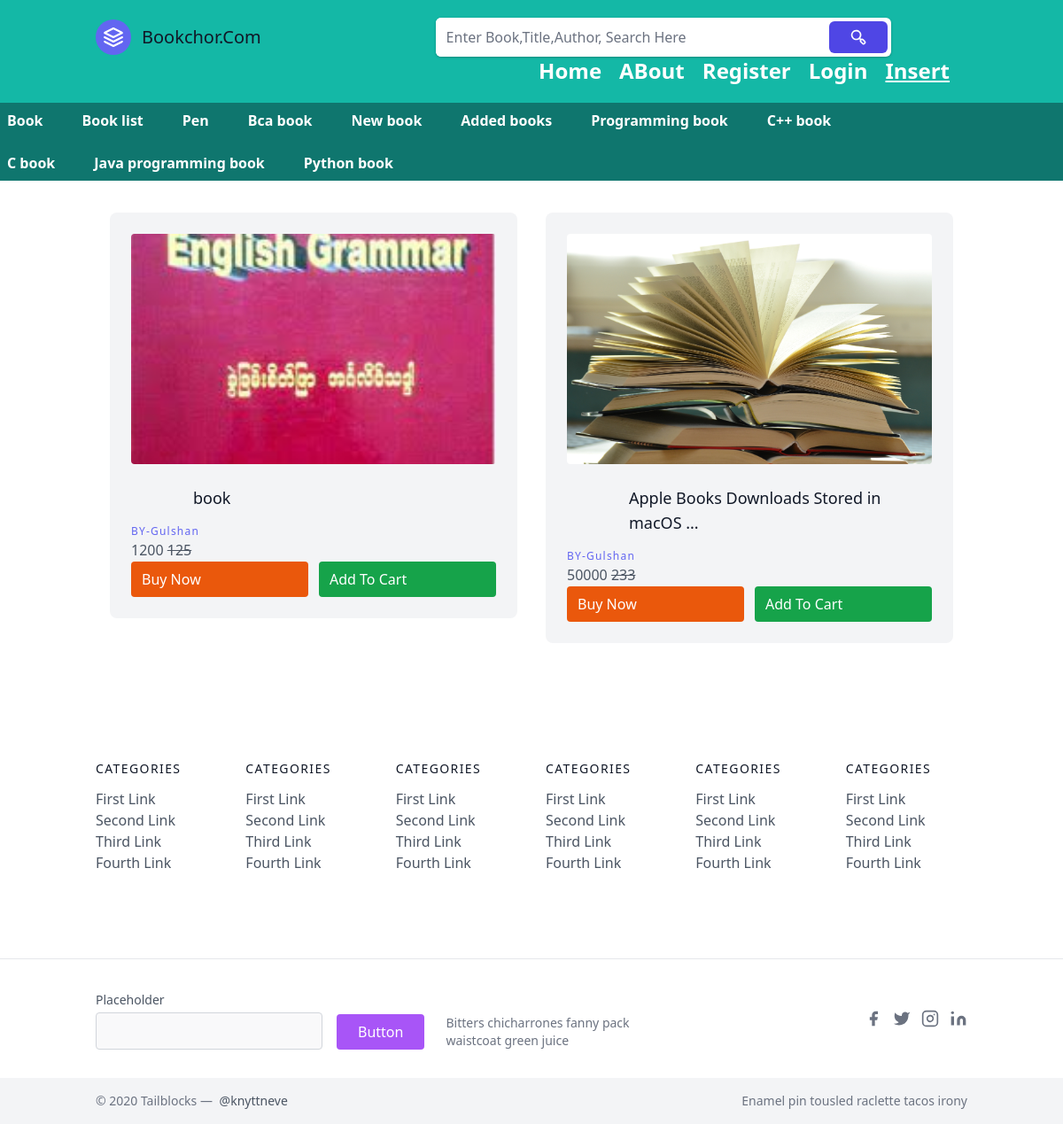
Page /generous/1/ on the committed database.
### book/models.py (models this page shows, shortened)
class Generous(models.Model):
    cat_title = models.CharField(max_length=200)
    cat_description = models.TextField()

class Books(models.Model):
    title = models.CharField(max_length=200)
    author = models.CharField(max_length=200)
    status = models.CharField(max_length=200)
    generous = models.ForeignKey(Generous,on_delete=models.CASCADE)
    isbn = models.IntegerField()
    description = models.TextField()
    price = models.IntegerField()
    discount_price = models.IntegerField()
    image = models.ImageField(upload_to="images/",null=True,blank=True)

### book/views.py (the view)
def viewPost(r,cat_id):
    data = {}
    data['generous'] = Generous.objects.all()
    data['create'] = Books.objects.filter(generous=cat_id)
    return render(r,"home.html",data)

### templates/home.html (shortened to what this page needs)
{% extends 'base.html'%}
{% block content %}
<header class="text-gray-600 body-font bg-teal-700 text-white sticky-top">
    <div class="container p-2">
        <nav class="md:ml-auto md:mr-auto flex flex-wrap text-base justify-start gap-6">
            {% for data in generous %}
            <a href="{% url 'generous' data.id %}" class="mr-5 text-white-600 hover:text-red-600 font-semibold">{{data.cat_title|capfirst}} </a>
            {% endfor %}
        </nav>
    </div>
</header>
<section class="text-gray-600 body-font">
    <div class="container px-5 py-5 mx-auto">
        <div class="flex flex-wrap ">
            {% for data in create %}
            <div class="xl:w-1/4 md:w-1/2 p-4">
                <div class="bg-gray-100 p-6 rounded-lg ">
                    <img class="h-40 rounded w-full object-cover object-center mb-6 " style=" height: 260px;"
                        src="{{data.image.url}}" alt="content">
                    <h2 class="text-lg text-gray-900 font-medium title-font mb-4" style="margin-left: 70px;">
                        {{data.title}}</h2>
                    <h3 class="tracking-widest text-indigo-500 text-xs font-medium title-font">BY-{{data.author}}</h3>
                    <p class="leading-relaxed text-base">{{data.price}} <del>{{data.discount_price}}</del></p>
                    <div class="flex gap-3">
                        <a href="{% url 'singlePost' data.id %}"
                            class="bg-orange-600 text-white w-full py-2 rounded px-3">Buy Now</a>
                        <a href="{% url 'singlePost' data.id %}"
                            class="bg-green-600 text-white w-full py-2 rounded px-3">Add To Cart</a>
                    </div>
                </div>
            </div>
            {% endfor %}
        </div>
    </div>
</section>
{% endblock %}

### templates/base.html (shortened to what this page needs)
<!DOCTYPE html>
<html lang="en">
<head>
    <link rel="stylesheet" href="https://cdn.jsdelivr.net/npm/bootstrap-icons@1.10.3/font/bootstrap-icons.css">
    <script src="https://cdn.tailwindcss.com"></script>
</head>
<body>
    <header class="text-gray-600 body-font bg-teal-500">
        <div class="container mx-auto flex flex-wrap p-5 flex-col md:flex-row items-center">
            <a class="flex title-font font-medium items-center text-gray-900 mb-4 md:mb-0">
                <svg xmlns="http://www.w3.org/2000/svg" fill="none" stroke="currentColor" stroke-linecap="round"
                    stroke-linejoin="round" stroke-width="2" class="w-10 h-10 text-white p-2 bg-indigo-500 rounded-full"
                    viewBox="0 0 24 24">
                    <path d="M12 2L2 7l10 5 10-5-10-5zM2 17l10 5 10-5M2 12l10 5 10-5"></path>
                </svg>
                <span class="ml-3 text-xl">Bookchor.Com</span>
            </a>
            <form action="{% url 'search' %}" method="get" style="margin-left: 20%;">
                <div class="flex justify-between overflow-hidden rounded-md bg-white shadow shadow-black/20">
                    <input type="text" class="block w-full flex-1 py-2 px-3 focus:outline-none placeholder-gray-500 placeholder-opacity-100" name="search" size="40" placeholder="Enter Book,Title,Author, Search Here"/>
                    <span
                        class="m-1 inline-flex cursor-pointer items-center rounded-md bg-indigo-600 px-2 py-2 hover:bg-yellow-700">
                    </span>
                </div>
            </form>
            <nav class="ml-auto flex flex-wrap items-center text-base justify-center">
                <a class="mr-5 hover:text-teal-900 text-teal-700 font-semibold text-white text-2xl font-semibold" href="{% url 'homepage' %}">Home</a>
                <a class="mr-5 hover:text-teal-900 text-teal-700 font-semibold text-white text-2xl font-semibold" href="">ABout</a>
                {% if user.is_authenticated %}
                <a class="mr-5 hover:text-teal-900 text-teal-700 font-semibold text-white text-2xl font-semibold" href="">Logout</a>
                {% else %}
                <a class="mr-5 hover:text-teal-900 text-teal-700 font-semibold text-white text-2xl font-semibold" href="">Register</a>
                <a class="mr-5 hover:text-teal-900 text-teal-700 font-semibold text-white text-2xl font-semibold" href="">Login</a>
                {% endif %}
                <a class="mr-5 hover:text-teal-900 text-teal-700 font-semibold text-white text-2xl font-semibold underline" href="{% url 'insertpage' %}">Insert</a>
            </nav>
        </div>
    </header>
    {% block content %}{% endblock %}
    <footer class="text-gray-600 body-font">
        <div class="container px-5 py-24 mx-auto">
            <div class="flex flex-wrap md:text-left text-center -mb-10 -mx-4">
                <div class="lg:w-1/6 md:w-1/2 w-full px-4">
                    <h2 class="title-font font-medium text-gray-900 tracking-widest text-sm mb-3">CATEGORIES</h2>
                    <nav class="list-none mb-10">
                        <li>
                            <a class="text-gray-600 hover:text-gray-800">First Link</a>
                        </li>
                        <li>
                            <a class="text-gray-600 hover:text-gray-800">Second Link</a>
                        </li>
                        <li>
                            <a class="text-gray-600 hover:text-gray-800">Third Link</a>
                        </li>
                        <li>
                            <a class="text-gray-600 hover:text-gray-800">Fourth Link</a>
                        </li>
                    </nav>
                </div>
                <div class="lg:w-1/6 md:w-1/2 w-full px-4">
                    <h2 class="title-font font-medium text-gray-900 tracking-widest text-sm mb-3">CATEGORIES</h2>
                    <nav class="list-none mb-10">
                        <li>
                            <a class="text-gray-600 hover:text-gray-800">First Link</a>
                        </li>
                        <li>
                            <a class="text-gray-600 hover:text-gray-800">Second Link</a>
                        </li>
                        <li>
                            <a class="text-gray-600 hover:text-gray-800">Third Link</a>
                        </li>
                        <li>
                            <a class="text-gray-600 hover:text-gray-800">Fourth Link</a>
                        </li>
                    </nav>
                </div>
                <div class="lg:w-1/6 md:w-1/2 w-full px-4">
                    <h2 class="title-font font-medium text-gray-900 tracking-widest text-sm mb-3">CATEGORIES</h2>
                    <nav class="list-none mb-10">
                        <li>
                            <a class="text-gray-600 hover:text-gray-800">First Link</a>
                        </li>
                        <li>
                            <a class="text-gray-600 hover:text-gray-800">Second Link</a>
                        </li>
                        <li>
                            <a class="text-gray-600 hover:text-gray-800">Third Link</a>
                        </li>
                        <li>
                            <a class="text-gray-600 hover:text-gray-800">Fourth Link</a>
                        </li>
                    </nav>
                </div>
                <div class="lg:w-1/6 md:w-1/2 w-full px-4">
                    <h2 class="title-font font-medium text-gray-900 tracking-widest text-sm mb-3">CATEGORIES</h2>
                    <nav class="list-none mb-10">
                        <li>
                            <a class="text-gray-600 hover:text-gray-800">First Link</a>
                        </li>
                        <li>
                            <a class="text-gray-600 hover:text-gray-800">Second Link</a>
                        </li>
                        <li>
                            <a class="text-gray-600 hover:text-gray-800">Third Link</a>
                        </li>
                        <li>
                            <a class="text-gray-600 hover:text-gray-800">Fourth Link</a>
                        </li>
                    </nav>
                </div>
                <div class="lg:w-1/6 md:w-1/2 w-full px-4">
                    <h2 class="title-font font-medium text-gray-900 tracking-widest text-sm mb-3">CATEGORIES</h2>
                    <nav class="list-none mb-10">
                        <li>
                            <a class="text-gray-600 hover:text-gray-800">First Link</a>
                        </li>
                        <li>
                            <a class="text-gray-600 hover:text-gray-800">Second Link</a>
                        </li>
                        <li>
                            <a class="text-gray-600 hover:text-gray-800">Third Link</a>
                        </li>
                        <li>
                            <a class="text-gray-600 hover:text-gray-800">Fourth Link</a>
                        </li>
                    </nav>
                </div>
                <div class="lg:w-1/6 md:w-1/2 w-full px-4">
                    <h2 class="title-font font-medium text-gray-900 tracking-widest text-sm mb-3">CATEGORIES</h2>
                    <nav class="list-none mb-10">
                        <li>
                            <a class="text-gray-600 hover:text-gray-800">First Link</a>
                        </li>
                        <li>
                            <a class="text-gray-600 hover:text-gray-800">Second Link</a>
                        </li>
                        <li>
                            <a class="text-gray-600 hover:text-gray-800">Third Link</a>
                        </li>
                        <li>
                            <a class="text-gray-600 hover:text-gray-800">Fourth Link</a>
                        </li>
                    </nav>
                </div>
            </div>
        </div>
        <div class="border-t border-gray-200">
            <div class="container px-5 py-8 flex flex-wrap mx-auto items-center">
                <div class="flex md:flex-nowrap flex-wrap justify-center items-end md:justify-start">
                    <div class="relative sm:w-64 w-40 sm:mr-4 mr-2">
                        <label for="footer-field" class="leading-7 text-sm text-gray-600">Placeholder</label>
                        <input type="text" id="footer-field" name="footer-field"
                            class="w-full bg-gray-100 bg-opacity-50 rounded border border-gray-300 focus:ring-2 focus:bg-transparent focus:ring-purple-200 focus:border-purple-500 text-base outline-none text-gray-700 py-1 px-3 leading-8 transition-colors duration-200 ease-in-out">
                    </div>
                    <button
                        class="inline-flex text-white bg-purple-500 border-0 py-2 px-6 focus:outline-none hover:bg-purple-600 rounded">Button</button>
                    <p class="text-gray-500 text-sm md:ml-6 md:mt-0 mt-2 sm:text-left text-center">Bitters chicharrones
                        fanny pack
                        <br class="lg:block hidden">waistcoat green juice
                    </p>
                </div>
                <span class="inline-flex lg:ml-auto lg:mt-0 mt-6 w-full justify-center md:justify-start md:w-auto">
                    <a class="text-gray-500">
                        <svg fill="currentColor" stroke-linecap="round" stroke-linejoin="round" stroke-width="2"
                            class="w-5 h-5" viewBox="0 0 24 24">
                            <path d="M18 2h-3a5 5 0 00-5 5v3H7v4h3v8h4v-8h3l1-4h-4V7a1 1 0 011-1h3z"></path>
                        </svg>
                    </a>
                    <a class="ml-3 text-gray-500">
                        <svg fill="currentColor" stroke-linecap="round" stroke-linejoin="round" stroke-width="2"
                            class="w-5 h-5" viewBox="0 0 24 24">
                            <path
                                d="M23 3a10.9 10.9 0 01-3.14 1.53 4.48 4.48 0 00-7.86 3v1A10.66 10.66 0 013 4s-4 9 5 13a11.64 11.64 0 01-7 2c9 5 20 0 20-11.5a4.5 4.5 0 00-.08-.83A7.72 7.72 0 0023 3z">
                            </path>
                        </svg>
                    </a>
                    <a class="ml-3 text-gray-500">
                        <svg fill="none" stroke="currentColor" stroke-linecap="round" stroke-linejoin="round"
                            stroke-width="2" class="w-5 h-5" viewBox="0 0 24 24">
                            <rect width="20" height="20" x="2" y="2" rx="5" ry="5"></rect>
                            <path d="M16 11.37A4 4 0 1112.63 8 4 4 0 0116 11.37zm1.5-4.87h.01"></path>
                        </svg>
                    </a>
                    <a class="ml-3 text-gray-500">
                        <svg fill="currentColor" stroke="currentColor" stroke-linecap="round" stroke-linejoin="round"
                            stroke-width="0" class="w-5 h-5" viewBox="0 0 24 24">
                            <path stroke="none"
                                d="M16 8a6 6 0 016 6v7h-4v-7a2 2 0 00-2-2 2 2 0 00-2 2v7h-4v-7a6 6 0 016-6zM2 9h4v12H2z">
                            </path>
                            <circle cx="4" cy="4" r="2" stroke="none"></circle>
                        </svg>
                    </a>
                </span>
            </div>
        </div>
        <div class="bg-gray-100">
            <div class="container mx-auto py-4 px-5 flex flex-wrap flex-col sm:flex-row">
                <p class="text-gray-500 text-sm text-center sm:text-left">© 2020 Tailblocks —
                    <a href="https://twitter.com/knyttneve" class="text-gray-600 ml-1" target="_blank"
                        rel="noopener noreferrer">@knyttneve</a>
                </p>
                <span
                    class="sm:ml-auto sm:mt-0 mt-2 sm:w-auto w-full sm:text-left text-center text-gray-500 text-sm">Enamel
                    pin tousled raclette tacos irony</span>
            </div>
        </div>
    </footer>
</body>
</html>

### rows in the picture
Generous: cat_title "Book"
Generous: cat_title "Book list"
Generous: cat_title "Pen"
Generous: cat_title "Bca book"
Generous: cat_title "New book"
Generous: cat_title "Added books"
Generous: cat_title "Programming book"
Generous: cat_title "C++ book"
Generous: cat_title "C book"
Generous: cat_title "Java programming book"
Generous: cat_title "Python book"
Books: image (picture), title "book", author "Gulshan", price "1200", discount_price "125"
Books: image (picture), title "Apple Books Downloads Stored in macOS ...", author "Gulshan", price "50000", discount_price "233"
